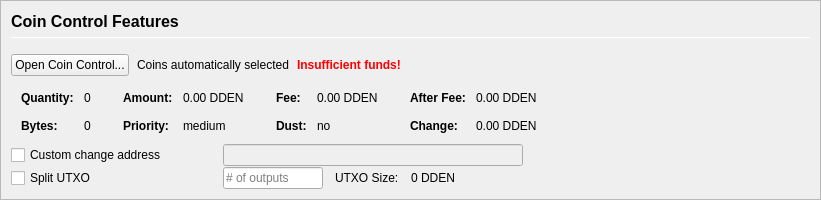
         <widget class="QFrame" name="frameCoinControl">
          <property name="sizePolicy">
           <sizepolicy hsizetype="Expanding" vsizetype="Expanding">
            <horstretch>0</horstretch>
            <verstretch>0</verstretch>
           </sizepolicy>
          </property>
          <property name="maximumSize">
           <size>
            <width>16777215</width>
            <height>16777215</height>
           </size>
          </property>
          <property name="frameShape">
           <enum>QFrame::StyledPanel</enum>
          </property>
          <property name="frameShadow">
           <enum>QFrame::Sunken</enum>
          </property>
          <layout class="QVBoxLayout" name="verticalLayoutCoinControl2">
           <property name="spacing">
            <number>0</number>
           </property>
           <property name="leftMargin">
            <number>0</number>
           </property>
           <property name="topMargin">
            <number>0</number>
           </property>
           <property name="rightMargin">
            <number>0</number>
           </property>
           <property name="bottomMargin">
            <number>0</number>
           </property>
           <item>
            <widget class="QFrame" name="frameCoinControl_BG">
             <layout class="QVBoxLayout" name="verticalLayoutCoinControl" stretch="0,0,0,0,0,0">
              <property name="spacing">
               <number>1</number>
              </property>
              <property name="leftMargin">
               <number>10</number>
              </property>
              <property name="topMargin">
               <number>10</number>
              </property>
              <item>
               <layout class="QHBoxLayout" name="horizontalLayoutCoinControl1">
                <property name="bottomMargin">
                 <number>15</number>
                </property>
                <item>
                 <layout class="QVBoxLayout" name="verticalLayout_3">
                  <property name="spacing">
                   <number>6</number>
                  </property>
                  <item>
                   <widget class="QLabel" name="labelCoinControlFeatures">
                    <property name="sizePolicy">
                     <sizepolicy hsizetype="Preferred" vsizetype="Maximum">
                      <horstretch>0</horstretch>
                      <verstretch>0</verstretch>
                     </sizepolicy>
                    </property>
                    <property name="minimumSize">
                     <size>
                      <width>0</width>
                      <height>20</height>
                     </size>
                    </property>
                    <property name="font">
                     <font>
                      <pointsize>12</pointsize>
                      <weight>75</weight>
                      <bold>true</bold>
                     </font>
                    </property>
                    <property name="styleSheet">
                     <string notr="true">font-weight:bold;</string>
                    </property>
                    <property name="text">
                     <string>Coin Control Features</string>
                    </property>
                   </widget>
                  </item>
                  <item>
                   <widget class="Line" name="line">
                    <property name="minimumSize">
                     <size>
                      <width>0</width>
                      <height>1</height>
                     </size>
                    </property>
                    <property name="maximumSize">
                     <size>
                      <width>16777215</width>
                      <height>1</height>
                     </size>
                    </property>
                    <property name="orientation">
                     <enum>Qt::Horizontal</enum>
                    </property>
                   </widget>
                  </item>
                 </layout>
                </item>
               </layout>
              </item>
              <item>
               <layout class="QHBoxLayout" name="horizontalLayoutCoinControl2" stretch="0,0,0,0">
                <property name="spacing">
                 <number>8</number>
                </property>
                <property name="bottomMargin">
                 <number>10</number>
                </property>
                <item>
                 <widget class="QPushButton" name="pushButtonCoinControl">
                  <property name="styleSheet">
                   <string notr="true"/>
                  </property>
                  <property name="text">
                   <string>Open Coin Control...</string>
                  </property>
                  <property name="autoDefault">
                   <bool>false</bool>
                  </property>
                 </widget>
                </item>
                <item>
                 <widget class="QLabel" name="labelCoinControlAutomaticallySelected">
                  <property name="text">
                   <string>Coins automatically selected</string>
                  </property>
                  <property name="margin">
                   <number>5</number>
                  </property>
                 </widget>
                </item>
                <item>
                 <widget class="QLabel" name="labelCoinControlInsuffFunds">
                  <property name="font">
                   <font>
                    <weight>75</weight>
                    <bold>true</bold>
                   </font>
                  </property>
                  <property name="styleSheet">
                   <string notr="true">color:red;font-weight:bold;</string>
                  </property>
                  <property name="text">
                   <string>Insufficient funds!</string>
                  </property>
                  <property name="margin">
                   <number>5</number>
                  </property>
                 </widget>
                </item>
                <item>
                 <spacer name="horizontalSpacerCoinControl">
                  <property name="orientation">
                   <enum>Qt::Horizontal</enum>
                  </property>
                  <property name="sizeHint" stdset="0">
                   <size>
                    <width>40</width>
                    <height>1</height>
                   </size>
                  </property>
                 </spacer>
                </item>
               </layout>
              </item>
              <item>
               <widget class="QWidget" name="widgetCoinControl" native="true">
                <property name="sizePolicy">
                 <sizepolicy hsizetype="Preferred" vsizetype="Preferred">
                  <horstretch>0</horstretch>
                  <verstretch>0</verstretch>
                 </sizepolicy>
                </property>
                <property name="minimumSize">
                 <size>
                  <width>0</width>
                  <height>0</height>
                 </size>
                </property>
                <property name="styleSheet">
                 <string notr="true"/>
                </property>
                <layout class="QHBoxLayout" name="horizontalLayoutCoinControl5">
                 <property name="leftMargin">
                  <number>0</number>
                 </property>
                 <property name="topMargin">
                  <number>0</number>
                 </property>
                 <property name="rightMargin">
                  <number>0</number>
                 </property>
                 <property name="bottomMargin">
                  <number>0</number>
                 </property>
                 <item>
                  <layout class="QHBoxLayout" name="horizontalLayoutCoinControl3" stretch="0,0,0,1">
                   <property name="spacing">
                    <number>20</number>
                   </property>
                   <property name="topMargin">
                    <number>0</number>
                   </property>
                   <property name="bottomMargin">
                    <number>10</number>
                   </property>
                   <item>
                    <layout class="QFormLayout" name="formLayoutCoinControl1">
                     <property name="horizontalSpacing">
                      <number>10</number>
                     </property>
                     <property name="verticalSpacing">
                      <number>14</number>
                     </property>
                     <property name="leftMargin">
                      <number>10</number>
                     </property>
                     <property name="topMargin">
                      <number>4</number>
                     </property>
                     <property name="rightMargin">
                      <number>6</number>
                     </property>
                     <item row="0" column="0">
                      <widget class="QLabel" name="labelCoinControlQuantityText">
                       <property name="font">
                        <font>
                         <weight>75</weight>
                         <bold>true</bold>
                        </font>
                       </property>
                       <property name="text">
                        <string>Quantity:</string>
                       </property>
                       <property name="margin">
                        <number>0</number>
                       </property>
                      </widget>
                     </item>
                     <item row="0" column="1">
                      <widget class="QLabel" name="labelCoinControlQuantity">
                       <property name="cursor">
                        <cursorShape>IBeamCursor</cursorShape>
                       </property>
                       <property name="contextMenuPolicy">
                        <enum>Qt::ActionsContextMenu</enum>
                       </property>
                       <property name="text">
                        <string notr="true">0</string>
                       </property>
                       <property name="margin">
                        <number>0</number>
                       </property>
                       <property name="textInteractionFlags">
                        <set>Qt::LinksAccessibleByMouse|Qt::TextSelectableByKeyboard|Qt::TextSelectableByMouse</set>
                       </property>
                      </widget>
                     </item>
                     <item row="1" column="0">
                      <widget class="QLabel" name="labelCoinControlBytesText">
                       <property name="font">
                        <font>
                         <weight>75</weight>
                         <bold>true</bold>
                        </font>
                       </property>
                       <property name="text">
                        <string>Bytes:</string>
                       </property>
                      </widget>
                     </item>
                     <item row="1" column="1">
                      <widget class="QLabel" name="labelCoinControlBytes">
                       <property name="cursor">
                        <cursorShape>IBeamCursor</cursorShape>
                       </property>
                       <property name="contextMenuPolicy">
                        <enum>Qt::ActionsContextMenu</enum>
                       </property>
                       <property name="text">
                        <string notr="true">0</string>
                       </property>
                       <property name="textInteractionFlags">
                        <set>Qt::LinksAccessibleByMouse|Qt::TextSelectableByKeyboard|Qt::TextSelectableByMouse</set>
                       </property>
                      </widget>
                     </item>
                    </layout>
                   </item>
                   <item>
                    <layout class="QFormLayout" name="formLayoutCoinControl2">
                     <property name="horizontalSpacing">
                      <number>10</number>
                     </property>
                     <property name="verticalSpacing">
                      <number>14</number>
                     </property>
                     <property name="leftMargin">
                      <number>6</number>
                     </property>
                     <property name="topMargin">
                      <number>4</number>
                     </property>
                     <property name="rightMargin">
                      <number>6</number>
                     </property>
                     <item row="0" column="0">
                      <widget class="QLabel" name="labelCoinControlAmountText">
                       <property name="font">
                        <font>
                         <weight>75</weight>
                         <bold>true</bold>
                        </font>
                       </property>
                       <property name="text">
                        <string>Amount:</string>
                       </property>
                       <property name="margin">
                        <number>0</number>
                       </property>
                      </widget>
                     </item>
                     <item row="0" column="1">
                      <widget class="QLabel" name="labelCoinControlAmount">
                       <property name="cursor">
                        <cursorShape>IBeamCursor</cursorShape>
                       </property>
                       <property name="contextMenuPolicy">
                        <enum>Qt::ActionsContextMenu</enum>
                       </property>
                       <property name="text">
                        <string notr="true">0.00 DDEN</string>
                       </property>
                       <property name="textInteractionFlags">
                        <set>Qt::LinksAccessibleByMouse|Qt::TextSelectableByKeyboard|Qt::TextSelectableByMouse</set>
                       </property>
                      </widget>
                     </item>
                     <item row="1" column="0">
                      <widget class="QLabel" name="labelCoinControlPriorityText">
                       <property name="font">
                        <font>
                         <weight>75</weight>
                         <bold>true</bold>
                        </font>
                       </property>
                       <property name="text">
                        <string>Priority:</string>
                       </property>
                      </widget>
                     </item>
                     <item row="1" column="1">
                      <widget class="QLabel" name="labelCoinControlPriority">
                       <property name="cursor">
                        <cursorShape>IBeamCursor</cursorShape>
                       </property>
                       <property name="contextMenuPolicy">
                        <enum>Qt::ActionsContextMenu</enum>
                       </property>
                       <property name="text">
                        <string>medium</string>
                       </property>
                       <property name="textInteractionFlags">
                        <set>Qt::LinksAccessibleByMouse|Qt::TextSelectableByKeyboard|Qt::TextSelectableByMouse</set>
                       </property>
                      </widget>
                     </item>
                    </layout>
                   </item>
                   <item>
                    <layout class="QFormLayout" name="formLayoutCoinControl3">
                     <property name="horizontalSpacing">
                      <number>10</number>
                     </property>
                     <property name="verticalSpacing">
                      <number>14</number>
                     </property>
                     <property name="leftMargin">
                      <number>6</number>
                     </property>
                     <property name="topMargin">
                      <number>4</number>
                     </property>
                     <property name="rightMargin">
                      <number>6</number>
                     </property>
                     <item row="0" column="0">
                      <widget class="QLabel" name="labelCoinControlFeeText">
                       <property name="font">
                        <font>
                         <weight>75</weight>
                         <bold>true</bold>
                        </font>
                       </property>
                       <property name="text">
                        <string>Fee:</string>
                       </property>
                       <property name="margin">
                        <number>0</number>
                       </property>
                      </widget>
                     </item>
                     <item row="0" column="1">
                      <widget class="QLabel" name="labelCoinControlFee">
                       <property name="cursor">
                        <cursorShape>IBeamCursor</cursorShape>
                       </property>
                       <property name="contextMenuPolicy">
                        <enum>Qt::ActionsContextMenu</enum>
                       </property>
                       <property name="text">
                        <string notr="true">0.00 DDEN</string>
                       </property>
                       <property name="textInteractionFlags">
                        <set>Qt::LinksAccessibleByMouse|Qt::TextSelectableByKeyboard|Qt::TextSelectableByMouse</set>
                       </property>
                      </widget>
                     </item>
                     <item row="1" column="0">
                      <widget class="QLabel" name="labelCoinControlLowOutputText">
                       <property name="font">
                        <font>
                         <weight>75</weight>
                         <bold>true</bold>
                        </font>
                       </property>
                       <property name="text">
                        <string>Dust:</string>
                       </property>
                      </widget>
                     </item>
                     <item row="1" column="1">
                      <widget class="QLabel" name="labelCoinControlLowOutput">
                       <property name="cursor">
                        <cursorShape>IBeamCursor</cursorShape>
                       </property>
                       <property name="contextMenuPolicy">
                        <enum>Qt::ActionsContextMenu</enum>
                       </property>
                       <property name="text">
                        <string>no</string>
                       </property>
                       <property name="textInteractionFlags">
                        <set>Qt::LinksAccessibleByMouse|Qt::TextSelectableByKeyboard|Qt::TextSelectableByMouse</set>
                       </property>
                      </widget>
                     </item>
                    </layout>
                   </item>
                   <item>
                    <layout class="QFormLayout" name="formLayoutCoinControl4">
                     <property name="horizontalSpacing">
                      <number>10</number>
                     </property>
                     <property name="verticalSpacing">
                      <number>14</number>
                     </property>
                     <property name="leftMargin">
                      <number>6</number>
                     </property>
                     <property name="topMargin">
                      <number>4</number>
                     </property>
                     <property name="rightMargin">
                      <number>6</number>
                     </property>
                     <item row="0" column="0">
                      <widget class="QLabel" name="labelCoinControlAfterFeeText">
                       <property name="font">
                        <font>
                         <weight>75</weight>
                         <bold>true</bold>
                        </font>
                       </property>
                       <property name="text">
                        <string>After Fee:</string>
                       </property>
                       <property name="margin">
                        <number>0</number>
                       </property>
                      </widget>
                     </item>
                     <item row="0" column="1">
                      <widget class="QLabel" name="labelCoinControlAfterFee">
                       <property name="cursor">
                        <cursorShape>IBeamCursor</cursorShape>
                       </property>
                       <property name="contextMenuPolicy">
                        <enum>Qt::ActionsContextMenu</enum>
                       </property>
                       <property name="text">
                        <string notr="true">0.00 DDEN</string>
                       </property>
                       <property name="textInteractionFlags">
                        <set>Qt::LinksAccessibleByMouse|Qt::TextSelectableByKeyboard|Qt::TextSelectableByMouse</set>
                       </property>
                      </widget>
                     </item>
                     <item row="1" column="0">
                      <widget class="QLabel" name="labelCoinControlChangeText">
                       <property name="font">
                        <font>
                         <weight>75</weight>
                         <bold>true</bold>
                        </font>
                       </property>
                       <property name="text">
                        <string>Change:</string>
                       </property>
                      </widget>
                     </item>
                     <item row="1" column="1">
                      <widget class="QLabel" name="labelCoinControlChange">
                       <property name="cursor">
                        <cursorShape>IBeamCursor</cursorShape>
                       </property>
                       <property name="contextMenuPolicy">
                        <enum>Qt::ActionsContextMenu</enum>
                       </property>
                       <property name="text">
                        <string notr="true">0.00 DDEN</string>
                       </property>
                       <property name="textInteractionFlags">
                        <set>Qt::LinksAccessibleByMouse|Qt::TextSelectableByKeyboard|Qt::TextSelectableByMouse</set>
                       </property>
                      </widget>
                     </item>
                    </layout>
                   </item>
                  </layout>
                 </item>
                </layout>
               </widget>
              </item>
              <item>
               <layout class="QHBoxLayout" name="horizontalLayoutCoinControl4">
                <property name="spacing">
                 <number>12</number>
                </property>
                <property name="sizeConstraint">
                 <enum>QLayout::SetDefaultConstraint</enum>
                </property>
                <property name="topMargin">
                 <number>0</number>
                </property>
                <property name="rightMargin">
                 <number>0</number>
                </property>
                <item>
                 <widget class="QCheckBox" name="checkBoxCoinControlChange">
                  <property name="sizePolicy">
                   <sizepolicy hsizetype="Preferred" vsizetype="Preferred">
                    <horstretch>0</horstretch>
                    <verstretch>0</verstretch>
                   </sizepolicy>
                  </property>
                  <property name="minimumSize">
                   <size>
                    <width>200</width>
                    <height>0</height>
                   </size>
                  </property>
                  <property name="maximumSize">
                   <size>
                    <width>200</width>
                    <height>16777215</height>
                   </size>
                  </property>
                  <property name="toolTip">
                   <string>If this is activated, but the change address is empty or invalid, change will be sent to a newly generated address.</string>
                  </property>
                  <property name="text">
                   <string>Custom change address</string>
                  </property>
                 </widget>
                </item>
                <item>
                 <widget class="QValidatedLineEdit" name="lineEditCoinControlChange">
                  <property name="enabled">
                   <bool>false</bool>
                  </property>
                  <property name="sizePolicy">
                   <sizepolicy hsizetype="Preferred" vsizetype="Preferred">
                    <horstretch>0</horstretch>
                    <verstretch>0</verstretch>
                   </sizepolicy>
                  </property>
                  <property name="minimumSize">
                   <size>
                    <width>300</width>
                    <height>0</height>
                   </size>
                  </property>
                 </widget>
                </item>
                <item>
                 <widget class="QLabel" name="labelCoinControlChangeLabel">
                  <property name="sizePolicy">
                   <sizepolicy hsizetype="Preferred" vsizetype="Preferred">
                    <horstretch>0</horstretch>
                    <verstretch>0</verstretch>
                   </sizepolicy>
                  </property>
                  <property name="minimumSize">
                   <size>
                    <width>100</width>
                    <height>0</height>
                   </size>
                  </property>
                  <property name="text">
                   <string/>
                  </property>
                  <property name="margin">
                   <number>3</number>
                  </property>
                 </widget>
                </item>
               </layout>
              </item>
              <item>
               <layout class="QHBoxLayout" name="horizontalLayoutCoinControl6">
                <property name="spacing">
                 <number>12</number>
                </property>
                <property name="rightMargin">
                 <number>0</number>
                </property>
                <item>
                 <widget class="QCheckBox" name="splitBlockCheckBox">
                  <property name="sizePolicy">
                   <sizepolicy hsizetype="Preferred" vsizetype="Preferred">
                    <horstretch>0</horstretch>
                    <verstretch>0</verstretch>
                   </sizepolicy>
                  </property>
                  <property name="minimumSize">
                   <size>
                    <width>200</width>
                    <height>0</height>
                   </size>
                  </property>
                  <property name="maximumSize">
                   <size>
                    <width>200</width>
                    <height>16777215</height>
                   </size>
                  </property>
                  <property name="text">
                   <string>Split UTXO</string>
                  </property>
                 </widget>
                </item>
                <item>
                 <widget class="QLineEdit" name="splitBlockLineEdit">
                  <property name="sizePolicy">
                   <sizepolicy hsizetype="Preferred" vsizetype="Preferred">
                    <horstretch>50</horstretch>
                    <verstretch>0</verstretch>
                   </sizepolicy>
                  </property>
                  <property name="minimumSize">
                   <size>
                    <width>100</width>
                    <height>0</height>
                   </size>
                  </property>
                  <property name="maximumSize">
                   <size>
                    <width>100</width>
                    <height>16777215</height>
                   </size>
                  </property>
                  <property name="placeholderText">
                   <string># of outputs</string>
                  </property>
                 </widget>
                </item>
                <item>
                 <widget class="QLabel" name="labelBlockSizeText">
                  <property name="text">
                   <string>UTXO Size:</string>
                  </property>
                 </widget>
                </item>
                <item>
                 <widget class="QLabel" name="labelBlockSize">
                  <property name="text">
                   <string>0 DDEN</string>
                  </property>
                 </widget>
                </item>
                <item>
                 <spacer name="horizontalSpacer_7">
                  <property name="orientation">
                   <enum>Qt::Horizontal</enum>
                  </property>
                  <property name="sizeHint" stdset="0">
                   <size>
                    <width>40</width>
                    <height>20</height>
                   </size>
                  </property>
                 </spacer>
                </item>
               </layout>
              </item>
              <item>
               <spacer name="verticalSpacerCoinControl">
                <property name="orientation">
                 <enum>Qt::Vertical</enum>
                </property>
                <property name="sizeHint" stdset="0">
                 <size>
                  <width>800</width>
                  <height>1</height>
                 </size>
                </property>
               </spacer>
              </item>
             </layout>
            </widget>
           </item>
          </layout>
         </widget>
